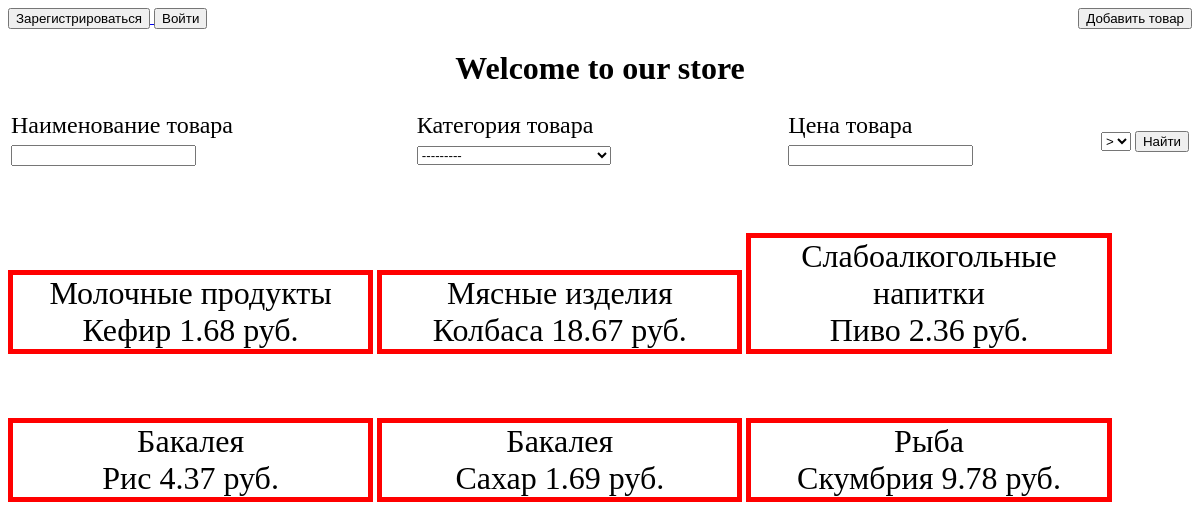
Before: /main/ with the older database file.
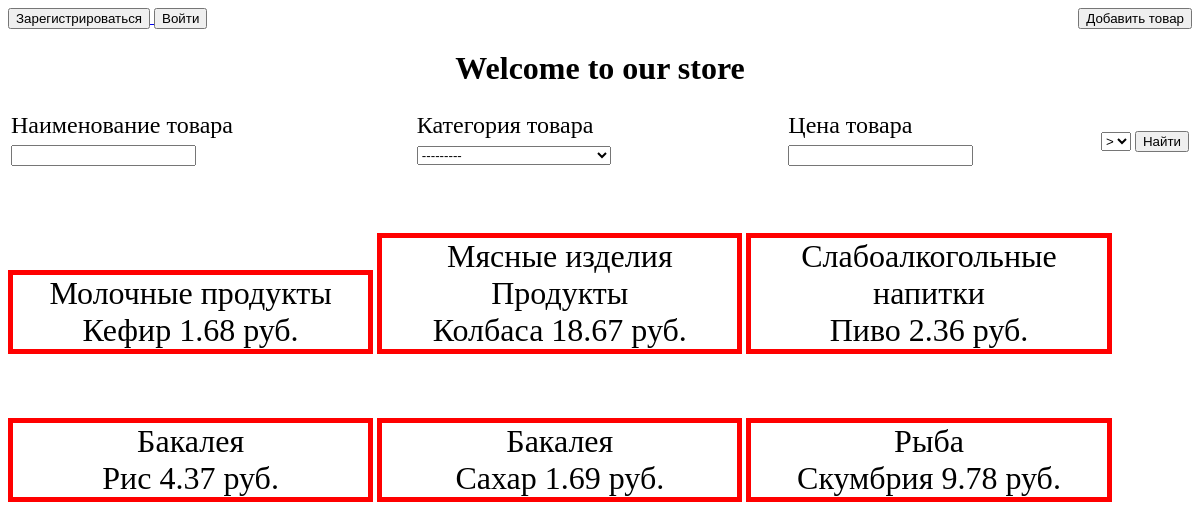
After: the same page with the newer database file.
### main_app/models.py (models this page shows, shortened)
class Category(models.Model):
    category_name = models.CharField(max_length=150, verbose_name='Категория', unique=True)
    category_slug = models.SlugField(max_length=100, verbose_name='Слаг категории')
    def __str__(self):
        return self.category_name
    class Meta:
        verbose_name = 'Категория'
        verbose_name_plural = 'Категории'
        ordering = ['category_name']

class Product(models.Model):
    product_name = models.CharField(max_length=200, verbose_name='Наименование товара', unique=True)
    product_slug = models.SlugField(max_length=200, verbose_name='Слаг товара')
    product_price = models.DecimalField(max_digits=7, decimal_places=2, verbose_name='Цена товара', blank=True,
                                        null=True)
    product_quantity = models.PositiveIntegerField(verbose_name='Количество товара на складе', blank=True, null=True)
    product_units = models.ForeignKey('UnitOfMeasure', on_delete=models.CASCADE, verbose_name='Единицы измерения',
                                      blank=True, null=True)
    product_image = models.ImageField(verbose_name='Фото товара', upload_to='images/%Y/%m/%d', blank=True, null=True)
    is_available = models.BooleanField(default=True, verbose_name='Доступность', blank=True, null=True)
    product_countriesoforigin = models.ForeignKey('CountryOfOrigin', on_delete=models.CASCADE,
                                                  verbose_name='Страны происхождения', blank=True, null=True)
    product_categories = models.ManyToManyField('Category', verbose_name='Категории', blank=True)
    product_description = models.TextField(verbose_name="Описание товара", blank=True, null=True)
    class Meta:
        verbose_name = 'Товар'
        verbose_name_plural = 'Товары'
        ordering = ['product_name']

### main_app/views.py (the view, shortened to what this page needs)
# urls.py: path('main/', main_view, name='main'),
def main_view(request):
    products = Product.objects.all()
    form = FilterForm()
    return render(request, template_name='main.html', context={'products': products, 'form': form})

### main_app/forms.py
class FilterForm(forms.Form):
    category_name = forms.ModelChoiceField(queryset=Category.objects.all(), label='Категория товара',  required=False, widget=forms.Select())
    product_name = forms.CharField(label='Наименование товара', required=False)
    gl = forms.CharField(widget=forms.Select(choices=[('greater', '>'), ('less', '<')]),
                         label='', required=False)
    product_price = forms.DecimalField(label='Цена товара', required=False)

### main_app/templates/main.html (shortened to what this page needs)
<!DOCTYPE html>
{% load static %}
<html lang="en">
<head>
    <link rel="stylesheet" href="{% static 'css/style.css' %}">
</head>
<body>
{% if user.is_authenticated %}
<p>Welcome, {{ user.username }}</p>
<a href="{% url 'accounts:logout' %}">
    <button>Выйти</button>
</a>
{% else %}
<a href="{% url 'accounts:registration' %}">
    <button>Зарегистрироваться</button>
</a>
<a href="{% url 'accounts:login' %}">
    <button>Войти</button>
</a>
{% endif %}
<div style="float: right;">
    <a href="{% url 'main_app:create_product' %}"><button>Добавить товар</button></a>
</div>
<h1 style="text-align: center;">Welcome to our store</h1>
<div id="filter">
    <form action="" method="GET">
    <table>
        <tr>
            <td>
                {{ form.product_name.label }}
                {{ form.product_name }}
            </td>
            <td>
                {{ form.category_name.label }}
                {{ form.category_name }}
            </td>
            <td>
                {{ form.product_price.label }}
                {{ form.product_price }}
            </td>
            <td>
                {{ form.gl }}
            </td>
            <td>
                <input type="submit" value="Найти">
            </td>
        </tr>
    </table>
</form>
</div>
<div>
    {% for product in products %}
    <div class="product_card">
        <div>
            {% for category in product.product_categories.all %} {{ category }} {% endfor %}
        </div>
        <div>
        {{ product.product_name }} {{ product.product_price }} руб.
        </div>
    </div>
    {% endfor %}
</div>
</body>
</html>

Changed rows visible on the page:
added Category: category_name "Продукты", shown under Product "Колбаса"
